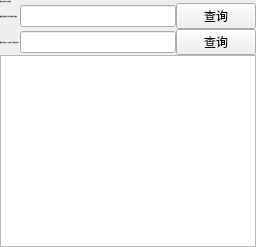
            <widget class="QWidget" name="tab_4">
             <attribute name="title">
              <string>维修反馈</string>
             </attribute>
             <layout class="QGridLayout" name="gridLayout_18">
              <property name="leftMargin">
               <number>0</number>
              </property>
              <property name="topMargin">
               <number>0</number>
              </property>
              <property name="rightMargin">
               <number>0</number>
              </property>
              <property name="bottomMargin">
               <number>0</number>
              </property>
              <property name="spacing">
               <number>0</number>
              </property>
              <item row="0" column="0">
               <widget class="QLabel" name="label_19">
                <property name="font">
                 <font>
                  <family>微软雅黑</family>
                  <pointsize>-1</pointsize>
                 </font>
                </property>
                <property name="text">
                 <string>两种方式都可以实现查询</string>
                </property>
               </widget>
              </item>
              <item row="1" column="0">
               <widget class="QLabel" name="label_17">
                <property name="font">
                 <font>
                  <family>微软雅黑</family>
                  <pointsize>-1</pointsize>
                 </font>
                </property>
                <property name="text">
                 <string>请输入要查询业主评价的维修订单编号：</string>
                </property>
               </widget>
              </item>
              <item row="1" column="1">
               <widget class="QLineEdit" name="repair_id_lineEdit_6">
                <property name="font">
                 <font>
                  <family>微软雅黑</family>
                  <pointsize>-1</pointsize>
                 </font>
                </property>
               </widget>
              </item>
              <item row="1" column="2">
               <widget class="QPushButton" name="repair_id_pushButton_6">
                <property name="text">
                 <string>查询</string>
                </property>
               </widget>
              </item>
              <item row="2" column="0">
               <widget class="QLabel" name="label_18">
                <property name="font">
                 <font>
                  <family>微软雅黑</family>
                  <pointsize>-1</pointsize>
                 </font>
                </property>
                <property name="text">
                 <string>或输入您的员工ID以查询关于您的所有评价：</string>
                </property>
               </widget>
              </item>
              <item row="3" column="0" colspan="3">
               <widget class="QTableView" name="repair_feedback_tableView_2"/>
              </item>
              <item row="2" column="2">
               <widget class="QPushButton" name="staff_id_pushButton_5">
                <property name="text">
                 <string>查询</string>
                </property>
               </widget>
              </item>
              <item row="2" column="1">
               <widget class="QLineEdit" name="staff_id_lineEdit_7">
                <property name="font">
                 <font>
                  <family>微软雅黑</family>
                  <pointsize>-1</pointsize>
                 </font>
                </property>
               </widget>
              </item>
             </layout>
            </widget>
